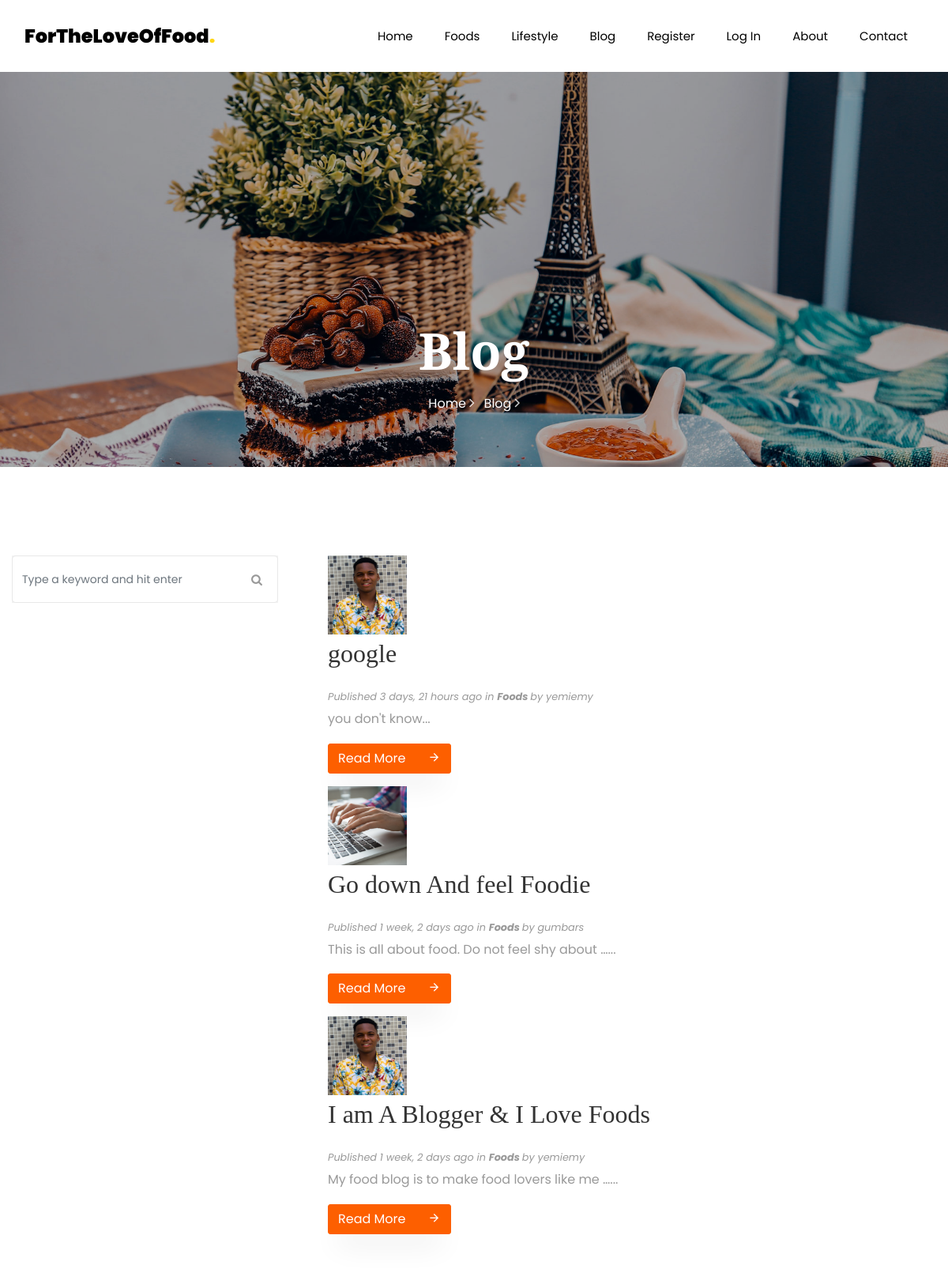
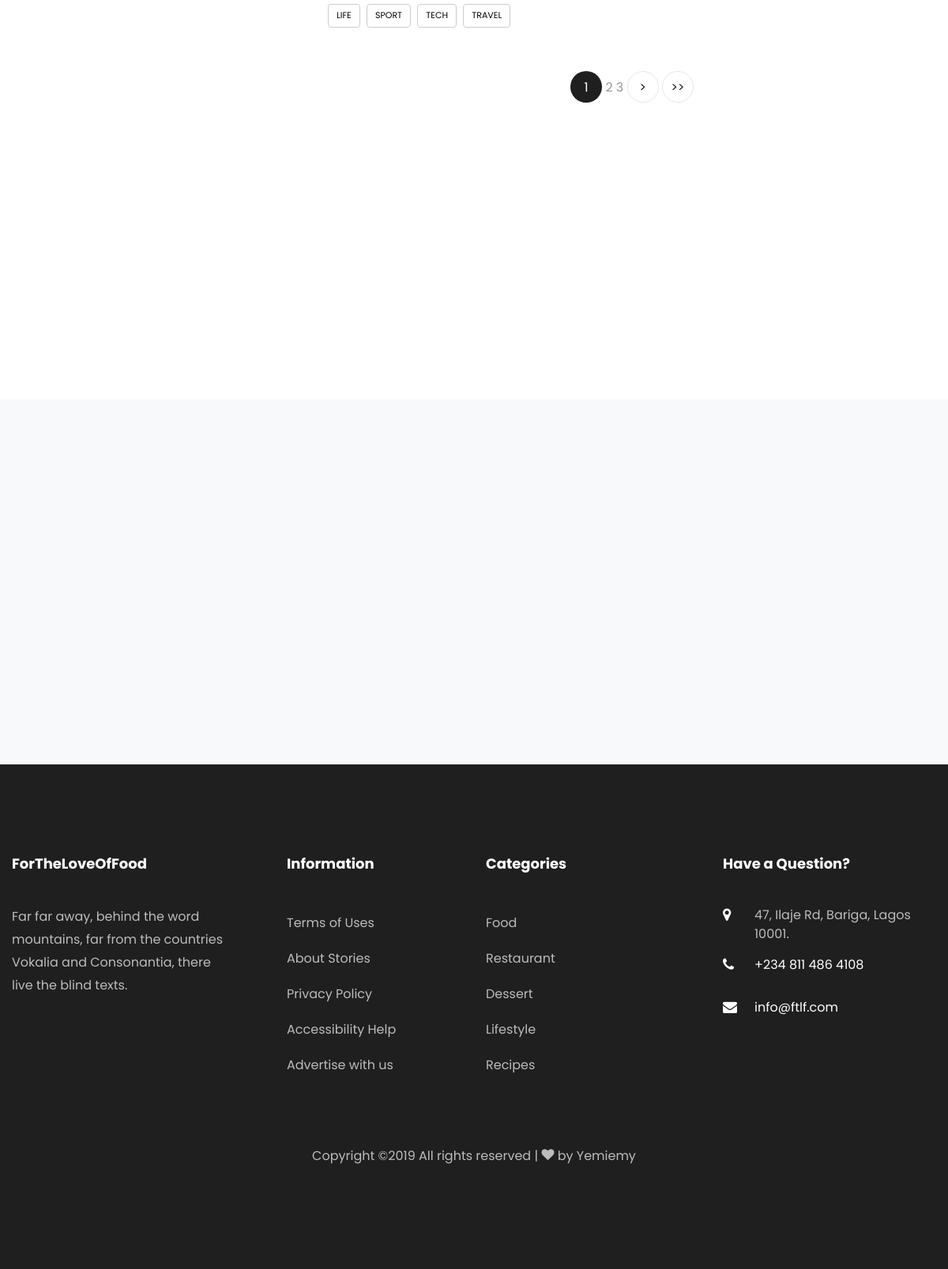
Screenshot of /blog/ with the database file from the repository (2 pictures, top to bottom).
### blog/models.py (models this page shows, shortened)
class Post(models.Model):
    author = models.ForeignKey(settings.AUTH_USER_MODEL, null=True, on_delete=models.CASCADE)
    title = models.CharField(max_length=60) # null=True , blank=True, default='Random Title' #(null=True means: let the user input value; blank=True means the user can't leave the space balnk)
    body = models.TextField()
    image = models.ImageField(upload_to='pictures/%Y/%m/%d/', max_length=255, null=True, blank=True)
    published = models.DateTimeField(auto_now_add=True)
    category = models.ForeignKey(Category, on_delete=models.CASCADE, null=True)
    featured = models.BooleanField(default=False)

class Category(models.Model):
    name = models.CharField(max_length=25)

### users/models.py (models this page shows, shortened)
class Profile(models.Model):
	user = models.OneToOneField(User, on_delete = models.CASCADE)
	image = models.ImageField(default='default.jpg', upload_to = 'profile_pics')

### blog/views.py (the view)
# urls.py: path('blog/', latest_blog, name='blog'),
def latest_blog(request):
	userInfo = request.user
	post = Post.objects.order_by('-id')
	paginator = Paginator(post, 3)
	page = request.GET.get('page')
	post = paginator.get_page(page)
	form = commentForm()
	return render(request, 'single.html', {'object':post, 'form':form})

### blog/forms.py
class commentForm(forms.ModelForm):
	class Meta:
		model = Comment
		fields = ('writer','email','body')

### templates/single.html (shortened to what this page needs)
{% load static %}
{% load crispy_forms_tags %}
{% load humanize %}
<!DOCTYPE html>
<html lang="en">
  <head>
    <link rel="stylesheet" href="https://maxcdn.bootstrapcdn.com/bootstrap/4.0.0/css/bootstrap.min.css">
    <link rel="stylesheet" href="{% static "css/open-iconic-bootstrap.min.css" %}">
    <link rel="stylesheet" href="{% static "css/animate.css" %} ">
    <link rel="stylesheet" href="{% static "css/owl.carousel.min.css" %} ">
    <link rel="stylesheet" href="{% static "css/owl.theme.default.min.css" %} ">
    <link rel="stylesheet" href="{% static "css/magnific-popup.css" %} ">
    <link rel="stylesheet" href="{% static "css/aos.css" %} ">
    <link rel="stylesheet" href="{% static "css/ionicons.min.css" %} ">
    <link rel="stylesheet" href="{% static "css/flaticon.css" %} ">
    <link rel="stylesheet" href="{% static "css/icomoon.css" %} ">
    <link rel="stylesheet" href="{% static "css/style.css" %}">
  </head>
  <body>
	  <nav class="navbar navbar-expand-lg navbar-dark bg-dark ftco-navbar-light" id="ftco-navbar">
	    <div class="container">
	      <a class="navbar-brand" href="{% url 'home' %}">ForTheLoveOfFood<span>.</span></a>
	         <div class="collapse navbar-collapse" id="ftco-nav">
          <ul class="navbar-nav ml-auto">
            <li class="nav-item"><a href="{% url 'home' %}" class="nav-link">Home</a></li>
            <li class="nav-item"><a href="{% url 'foods' %}" class="nav-link">Foods</a></li>
            <li class="nav-item"><a href="{% url 'lifestyle' %}" class="nav-link">Lifestyle</a></li>
            <li class="nav-item"><a href="{% url 'blog' %}" class="nav-link">Blog</a></li>
            {% if user.is_authenticated %}
            <li class="nav-item"><a href="{% url 'profile' %}"  class="nav-link">Hi, {{user.username }}</a></li>
            <li class="nav-item"><a href="{% url 'create_post' %}"  class="nav-link">Create Post</a></li>
            <li class="nav-item"><a href="{% url 'logout' %}"  class="nav-link">Log out</a></li>            {% else %}
            <li class="nav-item"><a href="{% url 'register' %}" class="nav-link">Register</a></li>
            <li class="nav-item"><a href="{% url 'login' %}" class="nav-link">Log In</a></li>
            {% endif %}
            <li class="nav-item"><a href="{% url 'about' %}" class="nav-link">About</a></li>
            <li class="nav-item"><a href="{% url 'contact' %}" class="nav-link">Contact</a></li>
          </ul>
        </div>
      </div>
    </nav>
    {% block content %}
    <section class="hero-wrap hero-wrap-2" style="background-image: url('{% static "images/bg_4.jpg" %} ');">
      <div class="overlay"></div>
      <div class="container">
        <div class="row no-gutters slider-text align-items-end justify-content-center">
          <div class="col-md-9 ftco-animate pb-5 text-center">
            <h1 class="mb-3 bread">Blog</h1>
            <p class="breadcrumbs"><span class="mr-2"><a href="{% url 'home' %}">Home <i class="ion-ios-arrow-forward"></i></a></span> <span><a href="{% url 'blog' %}"> Blog </a><i class="ion-ios-arrow-forward"></i></span></p>
          </div>
        </div>
      </div>
    </section>
		<section class="ftco-section">
      <div class="container">
        <div class="row">
          <div class="col-lg-8 order-lg-last ftco-animate">
            {% for post in object %}
            <img  class="blog-img mr-4" src="{{ post.author.profile.image.url }}" width="100px" height="100px">
            <h2 class="mb-3">{{post.title}}</h2>
            <small><i>Published {{post.published|naturaltime }} in <strong>{{post.category.name}}
            </strong> by {{post.author}}</i></small>
            <p>{{post.body|truncatewords:10}}...</p>
            <p class="mb-0"><a href="{% url 'single_page' post.id %}" target="_blank" class="btn btn-primary">Read More <span class="icon-arrow_forward ml-4"></span></a></p>
            {% endfor %}
            <div class="tag-widget post-tag-container mb-5 mt-5">
              <div class="tagcloud">
                <a href="#" class="tag-cloud-link">Life</a>
                <a href="#" class="tag-cloud-link">Sport</a>
                <a href="#" class="tag-cloud-link">Tech</a>
                <a href="#" class="tag-cloud-link">Travel</a>
              </div>
            </div>
            {% include "paginator.html" %}
            <div class="pt-5 mt-5">
            </div>
          </div>
          <div class="col-lg-4 sidebar pr-lg-5 ftco-animate">
            <div class="sidebar-box">
              <form action="{% url 'search' %}" method="GET" class="search-form">
                <div class="form-group">
                  <span class="icon icon-search"></span>
                  <input type="text" name="query" class="form-control" placeholder="Type a keyword and hit enter">
                </div>
              </form>
            </div>
          </div>
        </div>
      </div>
    </section>
		<section class="ftco-subscribe ftco-section bg-light">
      <div class="overlay">
        <div class="container">
          <div class="row d-flex justify-content-center">
          </div>
        </div>
      </div>
    </section>
{% endblock %}
    <footer class="ftco-footer ftco-footer-2 ftco-section">
      <div class="container">
        <div class="row mb-5">
          <div class="col-md">
            <div class="ftco-footer-widget mb-4">
              <h2 class="ftco-heading-2">ForTheLoveOfFood</h2>
              <p>Far far away, behind the word mountains, far from the countries Vokalia and Consonantia, there live the blind texts.</p>
              <ul class="ftco-footer-social list-unstyled float-md-left float-lft mt-5">
              </ul>
            </div>
          </div>
          <div class="col-md">
            <div class="ftco-footer-widget mb-4 ml-md-5">
              <h2 class="ftco-heading-2">Information</h2>
              <ul class="list-unstyled">
                <li><a href="#" class="py-2 d-block">Terms of Uses</a></li>
                <li><a href="#" class="py-2 d-block">About Stories</a></li>
                <li><a href="#" class="py-2 d-block">Privacy Policy</a></li>
                <li><a href="#" class="py-2 d-block">Accessibility Help</a></li>
                <li><a href="#" class="py-2 d-block">Advertise with us</a></li>
              </ul>
            </div>
          </div>
          <div class="col-md">
             <div class="ftco-footer-widget mb-4">
              <h2 class="ftco-heading-2">Categories</h2>
               <ul class="list-unstyled">
                <li><a href="{% url 'foods' %}" class="py-2 d-block">Food</a></li>
                <li><a href="#" class="py-2 d-block">Restaurant</a></li>
                <li><a href="#" class="py-2 d-block">Dessert</a></li>
                <li><a href="{% url 'lifestyle' %}" class="py-2 d-block">Lifestyle</a></li>
                <li><a href="#" class="py-2 d-block">Recipes</a></li>
              </ul>
            </div>
          </div>
          <div class="col-md">
            <div class="ftco-footer-widget mb-4">
              <h2 class="ftco-heading-2">Have a Question?</h2>
              <div class="block-23 mb-3">
                <ul>
                  <li><span class="icon icon-map-marker"></span><span class="text">47, Ilaje Rd, Bariga, Lagos 10001.</span></li>
                  <li><a href="#"><span class="icon icon-phone"></span><span class="text">+234 811 486 4108</span></a></li>
                  <li><a href="#"><span class="icon icon-envelope"></span><span class="text">info@ftlf.com</span></a></li>
                </ul>
              </div>
            </div>
          </div>
        </div>
        <div class="row">
          <div class="col-md-12 text-center">
            <p>
  Copyright &copy;<script>document.write(new Date().getFullYear());</script> All rights reserved |  <i class="icon-heart color-danger" aria-hidden="true"></i> by <a href="{% url 'blog' %}" target="_blank">Yemiemy</a>
  </p>
          </div>
        </div>
      </div>
    </footer>
  </body>
</html>

### templates/paginator.html (shortened to what this page needs)
<div class="row mt-5">
              <div class="col text-center">
                <div class="block-27">
                  <ul>
                    {% for num in object.paginator.page_range %}
                      {% if object.number == num %}
                      <li class="active"><span>{{ num }}</span></li>
                      {% else %}
                      <li>{{ num }}</li>
                      {% endif %}</li>
                    {% endfor %}
                    {% if object.has_next %}
                    <li><a href="?page={{ object.next_page_number }}">&gt;</a></li>
                    <li><a href="?page= {{ object.paginator.num_pages}}">&gt;&gt;</a></li>
                    {% endif %}
                  </ul>
                </div>
              </div>
  </div>

### static/css/icomoon.css (style rules this page uses)
[class^="icon-"], [class*=" icon-"] { font-family: 'icomoon' !important; speak: none; font-style: normal; font-weight: normal; font-variant: normal; text-transform: none; line-height: 1; -webkit-font-smoothing: antialiased; -moz-osx-font-smoothing: grayscale; }
.icon-search:before { content: "\f002"; }
.icon-heart:before { content: "\f004"; }
.icon-map-marker:before { content: "\f041"; }
.icon-phone:before { content: "\f095"; }
.icon-envelope:before { content: "\f0e0"; }
.icon-arrow_forward:before { content: "\e5c8"; }

### rows the page displays
Post: author.profile.image (picture), title "google", published "3 days, 21 hours ago", category.name "Foods", author "yemiemy", body "you don't know"
Post: author.profile.image (placeholder picture), title "Go down And feel Foodie", published "1 week, 2 days ago", category.name "Foods", author "gumbars", body "This is all about food. Do not feel shy about …"
Post: author.profile.image (picture), title "I am A Blogger & I Love Foods", published "1 week, 2 days ago", category.name "Foods", author "yemiemy", body "My food blog is to make food lovers like me …"

### other values shown
{{ num }} "1"
{{ num }} "2" "3"
